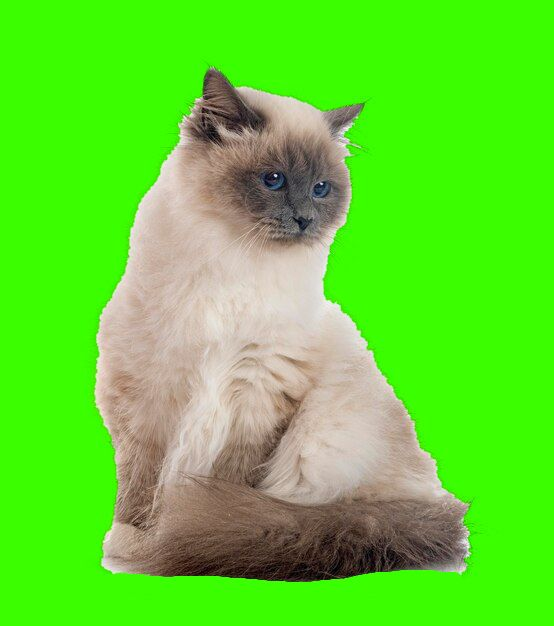
#> input picture Level_2/image.png, 554 x 626 px
$ python CV-2-06.py
#> lines starting #> are read from the running program, lines starting #| are printed output that depends on the picture; after the words box and inside, x2 and y2 are one past the last pixel; in counts of white or black regions, pixels touching at a corner belong together
#> the answer given: image.png
#> the answer given: out.png
import os
import cv2
import numpy as np
import matplotlib.pyplot as plt


DILATE_ITERS = 1
KERNEL_SIZE = 3

def load_img(file_path):
    """
    Функция проверяет, существует ли файл по указанному пути;
    пытается загрузить изображение с помощью OpenCV в цвете (BGR);
    проверяет, успешно ли загружено изображение;
    возвращает загруженное изображение в виде массива NumPy.

    :param file_path: путь к файлу
    :return: image - изображение
             None - если файл не найден или загрузка не удалась.
    """
#> called with file_path = 'image.png'
    if not os.path.exists(file_path):
        print("Error: file not found\n")
        return None

    image = cv2.imread(file_path, cv2.IMREAD_COLOR)
#> image is the input picture: shape (626, 554, 3); mean B, G, R 49.5, 215.4, 97.7

    if image is None:
        print("Error: the image was not uploaded\n")
        return None

    return image


def brg_to_hsv(image):
    """
        Функция преобразует изображение из цветовой модели BRG в HSV

        :param image: изображение в BRG
        :return: image_hsv - изображение в HSV
    """
    return cv2.cvtColor(image, cv2.COLOR_BGR2HSV)
#> returned value: shape (626, 554, 3); mean H, S, V 40.7, 182.2, 221.9


def create_mask(image_hsv, lower_color_green = np.array([35, 40, 40]),
                upper_color_green = np.array([85, 255, 255]), kernel_size=(KERNEL_SIZE, KERNEL_SIZE)):
    """
        Создает инвертированную маску для заданного изображения в цветовом пространстве HSV.

        :param image_hsv: Изображение в формате HSV
        :param lower_color_green: Нижняя граница диапазона цвета.
            Используется для выделения областей, которые нужно замаскировать.
        :param upper_color_green: Верхняя граница диапазона цвета
        :param kernel_size: Размер структурного элемента для морфологических операций.
            Чем больше ядро, тем сильнее "зачищаются" шумы и закрываются дырки.
        :return: inv_mask - бинарная инвертированная маска,
        где зеленые области из исходного изображения черные,
        а все остальное белое.
    """
#> called with lower_color_green = array of shape (3,), upper_color_green = array of shape (3,), kernel_size = (3, 3)
    mask_ = cv2.inRange(image_hsv, lower_color_green, upper_color_green)
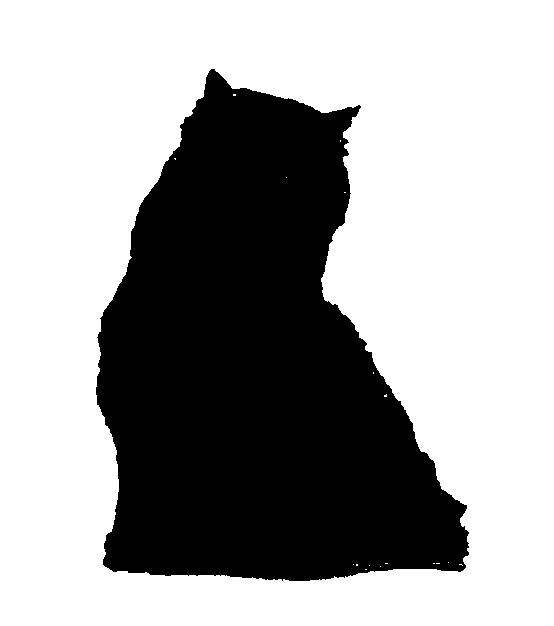
#> mask_: shape (626, 554); 64.6% white; 1 black region, box (x1, y1, x2, y2) and area: (96, 69, 469, 581) 122867
    inv_mask = cv2.bitwise_not(mask_)

    kernel = np.ones(kernel_size, np.uint8)

    inv_mask = cv2.morphologyEx(inv_mask, cv2.MORPH_OPEN, kernel) # даление шумов
#> inv_mask: shape (626, 554); 35.4% white; 1 white region, box (x1, y1, x2, y2) and area: (96, 69, 469, 581) 122812
    inv_mask = cv2.dilate(inv_mask, kernel, iterations=DILATE_ITERS) # расширение маски
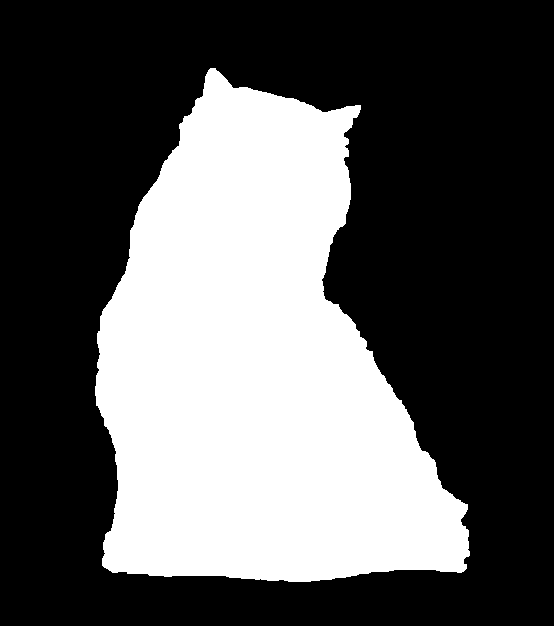
#> inv_mask: shape (626, 554); 36% white; 1 white region, box (x1, y1, x2, y2) and area: (95, 68, 470, 582) 124872

    return inv_mask


def final_img(image, mask_, f_res):
    """
    Применяет маску к изображению, сохраняет результат и отображает его.

    :param image: исходное изображение в формате BGR
    :param mask_: бинарная маска, применяемая к изображению
    :param f_res: путь и имя файла для сохранения результата
    """
#> called with f_res = 'out.png'
    result = cv2.bitwise_and(image, image, mask=mask_)
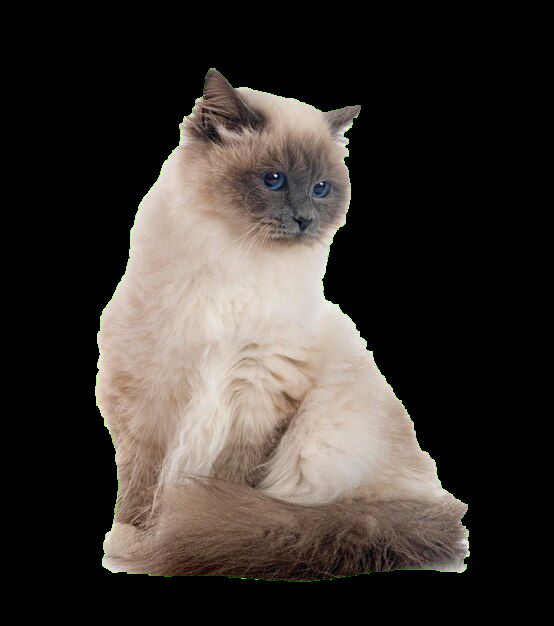
#> result: shape (626, 554, 3); mean B, G, R 48.8, 53.4, 59.6

    cv2.imwrite(f_res, result)
    result = cv2.cvtColor(result, cv2.COLOR_BGR2RGB)

    plt.imshow(result)
    plt.show()


if __name__ == "__main__":
    file_input = input("Enter input image path: ")
    file_output = input("Enter output image path: ")

    img = load_img(file_input)

    img_hsv = brg_to_hsv(img)
    mask = create_mask(img_hsv)
    final_img(img, mask, file_output)
